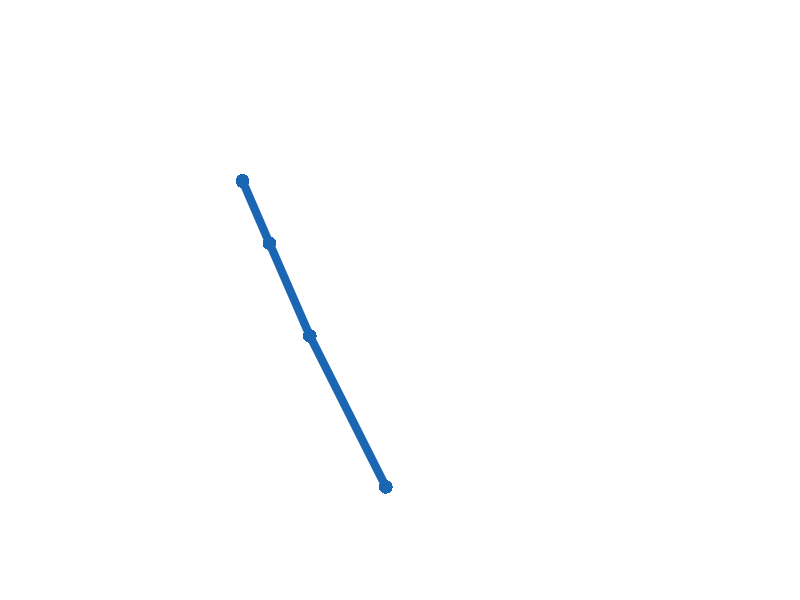

Write MATLAB code to recreate this figure. (Note: this script raises an error after producing the figure.)
function [] = self_contained

clear; clc; D = 2;

%% Set parameters
w1 = 1; w2 = 30; damping = 0.1; num_iters = 50;

%% Load data
load('radii.mat'); load('blocks.mat'); load('centers.mat');

%% Set up data structures
[restpose_edgelength, edge_indices] = compute_edgelengths(centers, blocks);
I = eye(D * length(centers), D * length(centers));
figure; axis equal; axis off; hold on; xlim([-50; 60]); ylim([0; 70]); h_model = zeros(0, 1);

%% Optimizaion
while true
    
    %% Click the target
    [data_points, h_model] = set_target(centers, blocks, h_model);
    
    for i = 1:num_iters
        
        %% Fitting energy
        [f1, J1] = jacobian_icp(centers, {4}, data_points, D);
        
        %% Shape preservation energy
        [f2, J2] = jacobian_arap(centers, blocks, edge_indices, restpose_edgelength, D);
        
        %% Fix the root point
        J1(:, 1:2) = 0; J2(:, 1:2) = 0;
        
        %% Compute update
        LHS = damping * I + w1 * (J1' * J1) + w2 * (J2' * J2);
        rhs = w1 * (J1' * f1) + w2 * (J2' * f2);
        delta = -  LHS \ rhs;
        
        %% Apply update
        for o = 1:length(centers), centers{o} = centers{o} + delta(D * o - D + 1:D * o); end
    end
end

end

function [F, J] = jacobian_icp(centers, model_indices, data_points, D)

num_points = length(data_points);
F = zeros(num_points * D, 1);
J = zeros(num_points * D, length(centers) * D);

for i = 1:num_points
    p = data_points{i};
    index =  model_indices{i};
    c1 = centers{index(1)};
    
    F(D * i - D + 1:D * i) = (c1 - p);
    J(D * i - D + 1:D * i, D * index(1) - D + 1:D * index(1)) = eye(D, D);
end

end


function [F, J] = jacobian_arap(centers, blocks, edge_indices, restpose_edgelength, D)

num_centers = length(centers);
num_blocks = length(blocks);
k = 1;
F = zeros(num_blocks * D, 1);
J = zeros(num_blocks * D, num_centers * D);
for i = 1:length(edge_indices)
    for j = 1:length(edge_indices{i})
        index1 = edge_indices{i}{j}(1);
        index2 = edge_indices{i}{j}(2);
        b = centers{index1}; c = centers{index2};
        e = (c - b) / norm(c - b) * restpose_edgelength{k};
        F(D * (k - 1) + 1: D * k) = c - b - e;
        J(D * (k - 1) + 1: D * k, D * (index1 - 1) + 1:D * index1) = -eye(D, D);
        J(D * (k - 1) + 1: D * k, D * (index2 - 1) + 1:D * index2) = eye(D, D);
        k = k + 1;
    end
end

end

function [restpose_edges, edge_indices] = compute_edgelengths(centers, blocks)
edge_indices = cell(length(blocks), 1);
restpose_edges = cell(length(blocks), 1);
k = 1;
for i = 1:length(blocks)
    index = nchoosek(blocks{i}, 2);
    for j = 1:size(index, 1)
        edge_indices{i}{j} = [index(j, :)];
        restpose_edges{k} = norm(centers{edge_indices{i}{j}(2)} - centers{edge_indices{i}{j}(1)});
        k = k + 1;
    end
end
end


function [data_points, h_model] = set_target(centers, blocks, h_model)

delete(h_model); h_model = zeros(0, 1);
for j = 1:length(blocks), c1 = centers{blocks{j}(1)};  c2 = centers{blocks{j}(2)};
    h_model(end + 1) = scatter(c1(1), c1(2), 100, [0.1, 0.4, 0.7], 'o', 'filled');
    h_model(end + 1) = scatter(c2(1), c2(2), 100, [0.1, 0.4, 0.7], 'o', 'filled');
    h_model(end + 1) = line([c1(1), c2(1)], [c1(2), c2(2)], 'color', [0.1, 0.4, 0.7], 'lineWidth', 6);
end;
[x, y, ~] = ginput(1); data_points = {[x; y]};
scatter(data_points{1}(1), data_points{1}(2),  20, [0.9, 0.3, 0.5], 'o', 'filled' ); drawnow;
xlim([-50; 60]); ylim([0; 70]);

end











